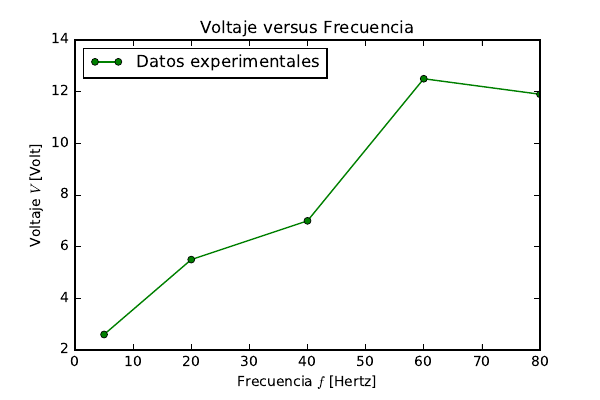

Source code (Python):
# -*- coding: UTF-8 -*-
from matplotlib.pyplot import *

x = [5, 20, 40, 60, 80]
y = [2.6, 5.5, 7, 12.5, 11.9]

plt.plot(x,y, marker="o", markersize=5, color="green", label="Datos experimentales")
plt.title("Voltaje versus Frecuencia")
plt.xlabel("Frecuencia $f$ [Hertz]")
plt.ylabel("Voltaje $V$ [Volt]")
plt.legend(loc=2) # esquina superior izquierda
plt.savefig("g1.pdf")